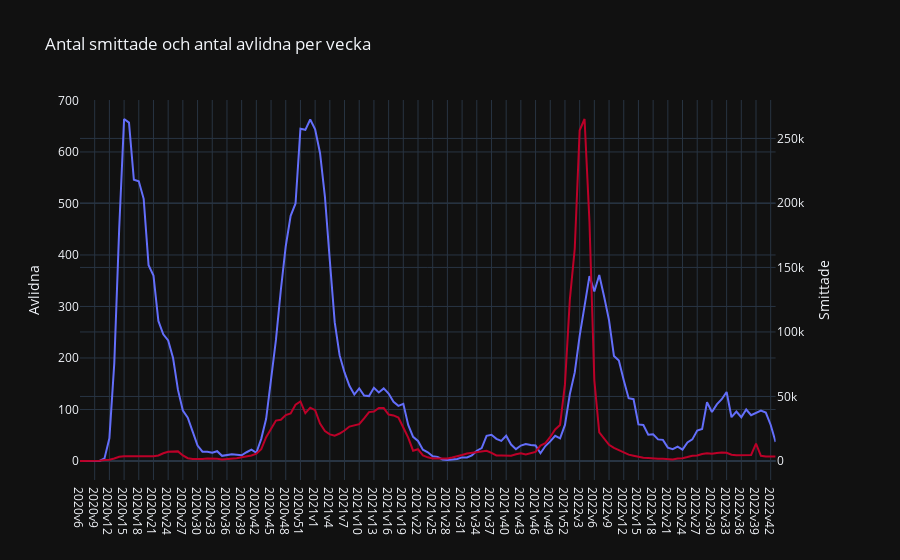

The cell this chart's notebook holds for it:
### Markdown cell above
### Uppgift e)
- e) Rita linjediagram av både avlidna fall per vecka och nya fall per vecka i samma fönster från 2020v6 till nu.

### Code cell
from plotly.subplots import make_subplots

# Create figure with secondary y-axis
fig1e = make_subplots(specs=[[{"secondary_y": True}]])
fig1d.update_traces(yaxis="y2", line_color="#bc0028")
fig1e.add_traces(fig1c.data + fig1d.data)

# Title and naming
fig1e.layout.title = "Antal smittade och antal avlidna per vecka"
fig1e.layout.yaxis.title, fig1e.layout.yaxis2.title = "Avlidna", "Smittade"

fig1e.show("png")
# fig1e.write_html("Visualiseringar/Antal_smittade_och_avlidna_vecka.html")

### Figure 1 — Plotly figure (JSON) as saved in the notebook; plotly's stock layout.template omitted (floating-point values rounded to 4 significant figures; data arrays with more than 128 entries replaced by an {"elided": "..."} marker saying what was removed)
{"data": [{"hovertemplate": "Vecka=%{x}<br>Antal_avlidna_vecka=%{y}<extra></extra>", "legendgroup": "", "line": {"color": "#636efa", "dash": "solid"}, "marker": {"symbol": "circle"}, "mode": "lines", "name": "", "orientation": "v", "showlegend": false, "type": "scatter", "x": {"elided": "143 str values"}, "xaxis": "x", "y": {"elided": "143 int values"}, "yaxis": "y"}, {"hovertemplate": "Vecka=%{x}<br>Antal_fall_vecka=%{y}<extra></extra>", "legendgroup": "", "line": {"color": "#bc0028", "dash": "solid"}, "marker": {"symbol": "circle"}, "mode": "lines", "name": "", "orientation": "v", "showlegend": false, "type": "scatter", "x": {"elided": "143 str values"}, "xaxis": "x", "y": {"elided": "143 int values"}, "yaxis": "y2"}], "layout": {"title": {"text": "Antal smittade och antal avlidna per vecka"}, "xaxis": {"anchor": "y", "domain": [0, 0.94]}, "yaxis": {"anchor": "x", "domain": [0, 1], "title": {"text": "Avlidna"}}, "yaxis2": {"anchor": "x", "overlaying": "y", "side": "right", "title": {"text": "Smittade"}}}}
